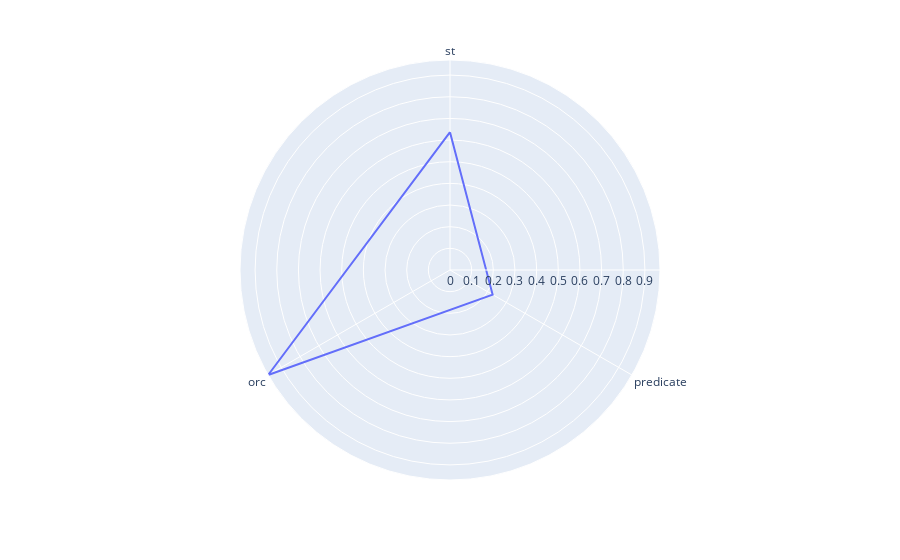

The notebook cell this image was saved under:
### Code cell
# this is a plot radar according to partition with a dataset of 100M, defined in previous cell

partitionSDRank.plotRadar()

### Figure 1 — Plotly figure (JSON) as saved in the notebook; plotly's stock layout.template omitted (floating-point values rounded to 4 significant figures)
{"data": [{"hovertemplate": "r=%{r}<br>theta=%{theta}<extra></extra>", "legendgroup": "", "line": {"color": "#636efa", "dash": "solid"}, "marker": {"symbol": "circle"}, "mode": "lines", "name": "", "r": [0.6364, 0.2273, 0.9697, 0.6364], "showlegend": false, "subplot": "polar", "theta": ["st", "predicate", "orc", "st"], "type": "scatterpolar"}], "layout": {"legend": {"tracegroupgap": 0}, "margin": {"t": 60}, "polar": {"angularaxis": {"direction": "clockwise", "rotation": 90}, "domain": {"x": [0, 1], "y": [0, 1]}}}}
